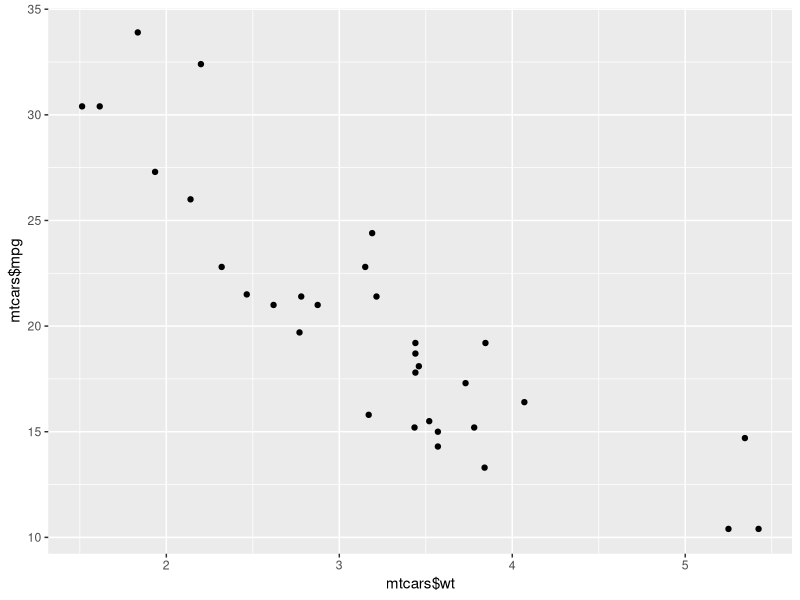

This chart was generated by the following R code:
## ---- chunk 1
library(dplyr)
library(ggplot2)
## ---- chunk 2
cor.test(mtcars$mpg, mtcars$wt)
## ---- chunk 3
ggplot(data =mtcars, aes(x = mtcars$wt, y = mtcars$mpg)) + geom_point()
